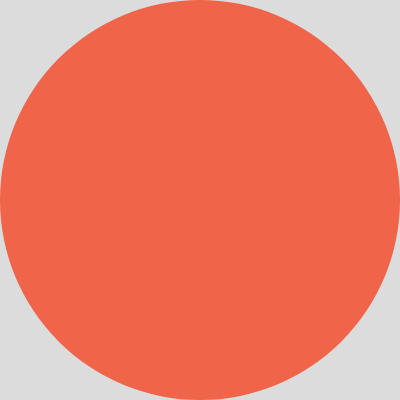
Frame 1 (no input)
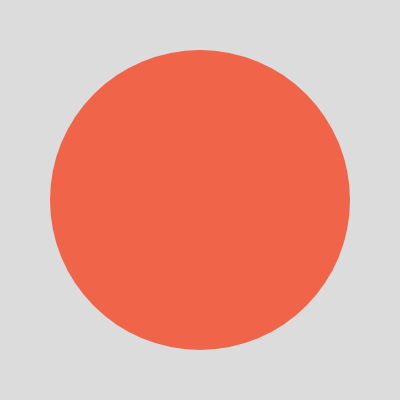
Frame 60 (no input)
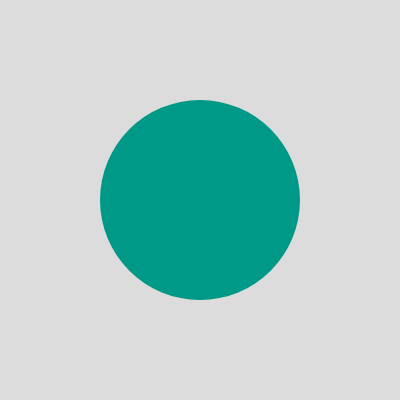
Frame 120 (the mouse pressed at the canvas centre since frame 60)

The p5.js sketch that drew these frames (run headless with seeded random() and noise() and a simulated clock; from frame 60 on, the mouse is pressed at the canvas centre):

// p5.js sketch
// ── sketch.js
// DM2008 — Activity 3a [Guided]
// Array Sampler (20 min)
//
// An array stores a list of values — here it's colors, but it could be
// sizes, positions, or anything else.
// Press any key to cycle through the array one item at a time.
//
// Try these:
// - Replace the colors with your own values (sizes, positions, text).
// - Use mousePressed() instead of keyPressed().
// - Use push() to add new items or splice() to remove them.
// - Loop through the whole array to draw all items at once.
//
// Stretch: visualize all items in the array simultaneously instead of one at a time.

let palette = ["#f06449", "#009988", "#3c78d8", "#ffeb3b", "#ffffff"];
let arrayset = [200, 300, 400];
let currentIndex = 0;
let newColor;

function setup() {
  createCanvas(400, 400);
  noStroke();
}

function draw() {
  background(220);

  // Draw the ellipse using the current color in the array
  fill(palette[currentIndex]);
  ellipse(width / 2, height / 2, random(arrayset));
}
//

// Advance to the next color each time a key is pressed
function mousePressed() {
  currentIndex++; // shorthand for currentIndex += 1

  // Wrap back to the start when we reach the end
  if (currentIndex >= palette.length) {
    currentIndex = 0;
  }
  console.log("Current index:", currentIndex, "→", palette[currentIndex]);
}

// a adds a random colour to palette via the push function, s removes the added palette
function keyPressed() {
  currentIndex++; // shorthand for currentIndex += 1
  if (key == "a") {
    newColor = color(random(255),random(255),random(255))
    palette.push(newColor);
  }
  if (key == "s") {
    palette.splice(palette.length - 1, 1);
  }
  console.log(palette);
  if (currentIndex >= palette.length) {
    currentIndex = 0;
}
}
